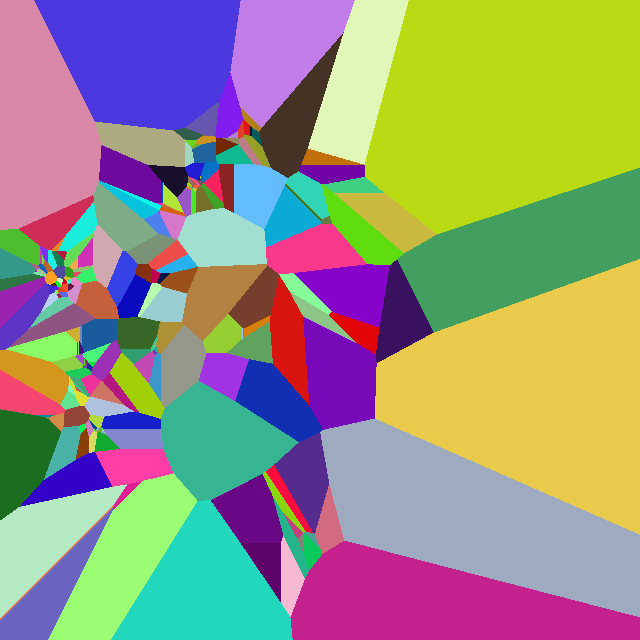
#> input picture Workshop/colors.png, 640 x 640 px
$ python gaussian_blur.py
#> lines starting #> are read from the running program, lines starting #| are printed output that depends on the picture
import cv2
import numpy as np

file = cv2.imread('colors.png')
#> file is the input picture: shape (640, 640, 3); mean B, G, R 126, 148, 150.2
file = file.astype('uint16')
cv2.imshow('colors', file)

k = 25
blur = cv2.GaussianBlur(file, (k, k), 0)
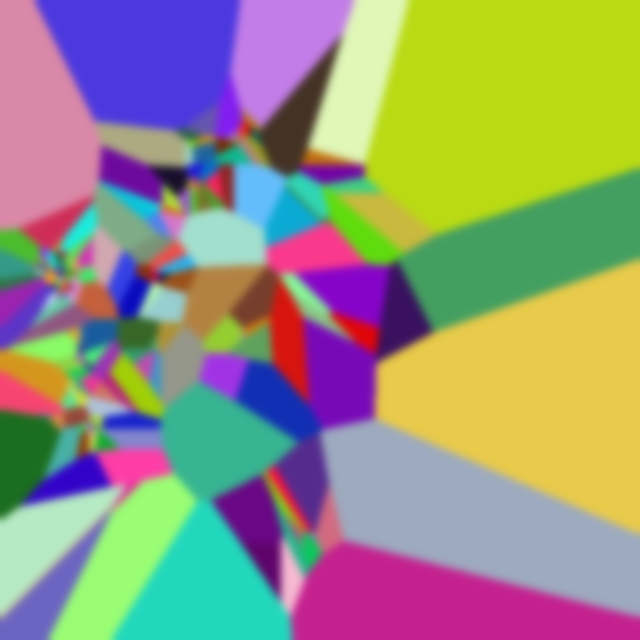
#> blur: shape (640, 640, 3) uint16; mean B, G, R 126, 148, 150.2
blur = blur.astype('uint8')
cv2.imshow('blurred', blur)

cv2.waitKey(0)
